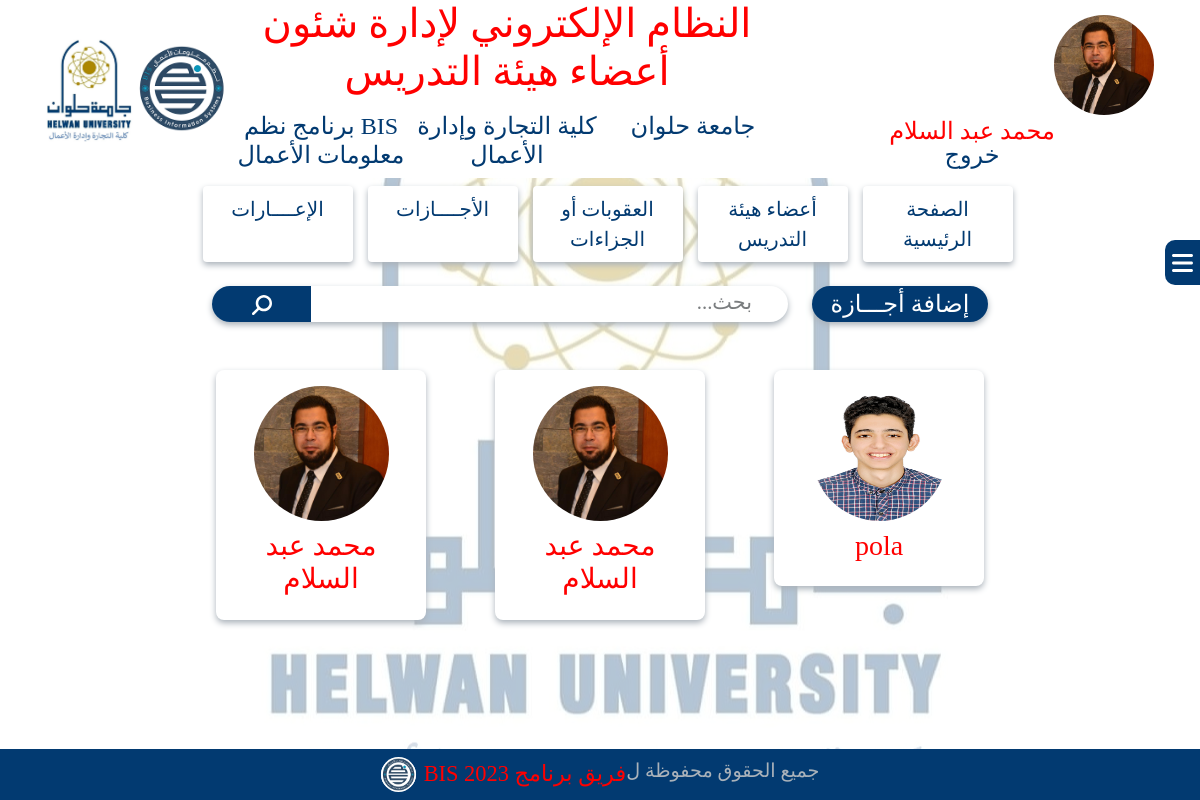
Page /system/vacations.php (signed in) on the earlier database version.
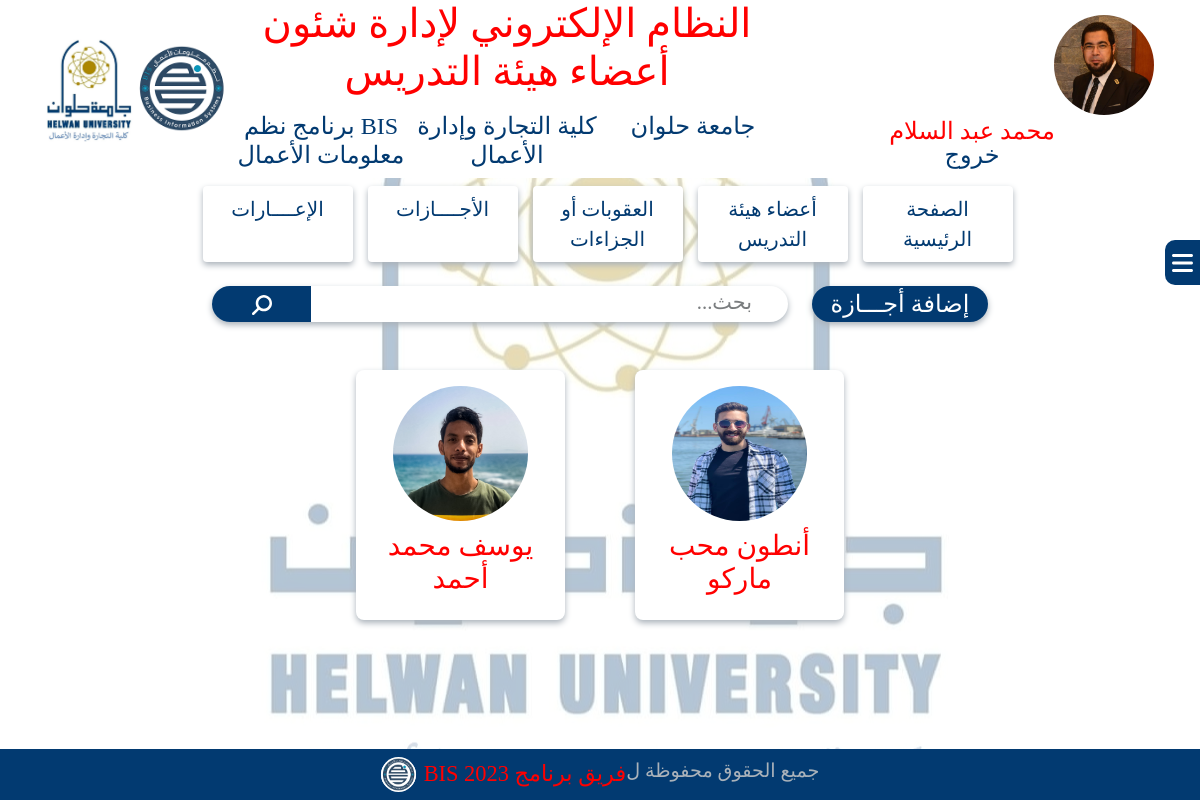
Same page on the later database version.
### tables this page shows
CREATE TABLE `p74_vacation_data` (
  `Vacation_id` int(11) NOT NULL,
  `doctorCodeInput` int(11) NOT NULL,
  `vacationDescription` varchar(255) NOT NULL,
  `startDate` date NOT NULL,
  `endDate` date NOT NULL,
  `vacationReason` text NOT NULL,
  `vacationFile` varchar(255) NOT NULL,
  `vacationNotes` text NOT NULL,
  `vacationDuration` varchar(11) NOT NULL
);

CREATE TABLE `doctors_account` (
  `DoctorCode` int(11) NOT NULL,
  `Doctor_ar_Name` varchar(255) NOT NULL,
  `Doctor_eng_Name` varchar(255) NOT NULL,
  `National_id` varchar(255) NOT NULL,
  `Mobile` varchar(255) NOT NULL,
  `Academic_Mail` varchar(255) NOT NULL,
  `Personal_Mail` varchar(255) NOT NULL,
  `Notes` text NOT NULL,
  `Doctor_image` varchar(255) NOT NULL,
  `Department_id` tinyint(4) NOT NULL,
  `uni_id` tinyint(4) NOT NULL,
  `Faculty_id` tinyint(4) NOT NULL,
  `Doctor_job_id` tinyint(4) NOT NULL,
  `date_of_birth` date NOT NULL,
  `hiring_date` date NOT NULL,
  `qualifications` text NOT NULL
);

### system/vacations.php (the view, shortened to what this page needs)
<!DOCTYPE html>
<html lang="ar">
<head>
    <link rel="stylesheet" href="../css/all.min.css">
    <link rel="stylesheet" href="../css/bootstrap.min.css">
    <link rel="stylesheet" href="../css/style.css">
</head>
<body class="body">
    <div class="bodyCover"></div>
    <?php
    include('header.php');
    ?>
    <div class="sidebarContainer">
        <?php
        include('sidebar.php');
        ?>
    </div>
    <div class="container-fluid mt-3">
        <div class="row align-items-center justify-content-center">
            <div class="col-md-2">
                <div class="addVacation">
                    <a href="addVacation.php" class="text-decoration-none text-white">
                        <button class="addVacationBtn rounded-pill w-100 border-0" id="addVacationBtn">إضافة أجـــازة </button>
                    </a>
                </div>
            </div>
            <div class="col-md-6">
                <div class="search position-relative">
                    <form action="" method="post" id="searchForm">
                        <input type="text" class="searchField form-control w-100 rounded-pill border-0" name="search" placeholder="بحث...">
                        <button type="submit" class="searchBtn rounded-start-pill">
                            <i class="fa-solid fa-magnifying-glass fa-rotate-90 fa-lg" style="color: #fff;"></i>
                        </button>
                    </form>
                </div>
            </div>
        </div>
    </div>
    <div class="container my-5">
        <div class="row gy-5 gx-0 justify-content-center " id="members">
            <?php
            if (isset($_POST['search'])) {
                $st = $_POST['search'];
                $myquery = "SELECT * FROM  p74_vacation_data INNER JOIN  doctors_account   ON DoctorCode=doctorCodeInput AND doctorNameInput like '%$st%'  ";
                $results = mysqli_query($bis, $myquery);
                while ($row = mysqli_fetch_array($results)) {
            ?>
                    <div class="col-md-3 d-flex justify-content-center">
                        <div class="memberContainer w-75">
                            <a href="vacationDetails.php?id=<?php echo $row['doctorCodeInput'] ?>" class="text-decoration-none">
                                <div class="member rounded-3 bg-white w-100 p-3 text-center mx-auto">
                                    <div class="memberImage rounded-circle mx-auto">
                                        <img src="../images/members/<?php echo $row['Doctor_image'] ?>" class="rounded-circle w-100 h-100 ratio-1x1" alt="">
                                    </div>
                                    <h3 class="mainTitle pt-2"><?php echo $row['Doctor_ar_Name'] ?></h3>
                                </div>
                            </a>
                        </div>
                    </div>
                <?php }
            } else {
                $myquery = "SELECT * FROM  p74_vacation_data INNER JOIN  doctors_account   ON DoctorCode=doctorCodeInput";
                $results = mysqli_query($bis, $myquery);
                while ($row = mysqli_fetch_array($results)) {
                ?>
                    <div class="col-md-3 d-flex justify-content-center">
                        <div class="memberContainer w-75">
                            <a href="vacationDetails.php?id=<?php echo $row['doctorCodeInput'] ?>" class="text-decoration-none">
                                <div class="member rounded-3 bg-white w-100 p-3 text-center mx-auto">
                                    <div class="memberImage rounded-circle mx-auto">
                                        <img src="../images/members/<?php echo $row['Doctor_image'] ?>" class="rounded-circle w-100 h-100 ratio-1x1" alt="">
                                    </div>
                                    <h3 class="mainTitle pt-2"><?php echo $row['Doctor_ar_Name'] ?></h3>
                                </div>
                            </a>
                        </div>
                    </div>
            <?php }
            } ?>
        </div>
    </div>
    <div class="fixedFooter position-fixed bottom-0 start-0 end-0 z-1">
        <?php
        include('footer.php');
        ?>
    </div>
</body>
</html>

### system/header.php (shortened to what this page needs)
<!DOCTYPE html>
<html lang="ar">
<head>
</head>
<body>
    <header>
        <div class="container bg-white">
            <div class="row gx-0 align-items-center justify-content-center">
                <div class="col-xxl-1 col-md col-3">
                    <div class="user pt-2 text-center">
                        <div class="userImage me-1">
                            <img src="../images/users/<?php echo $_SESSION['image'] ?>" class="w-100 h-100 ratio-1x1 rounded-circle" alt="user-image">
                        </div>
                        <p class="mainTitle fs-4 mb-0 mt-1 lh-1">
                            <?php echo $_SESSION['user_ar_name'] ?>
                        </p>
                        <a href="logout.php" class="mainText fs-4 text-decoration-none lh-1">خروج</a>
                    </div>
                </div>
                <div class="col-xxl-7 col-md-6 col-sm text-center">
                    <h1 class="mainTitle pb-2"> <?php echo $_SESSION['app_name']; ?> </h1>
                    <div class="row gx-0">
                        <h4 class="mainText col-xxl col-sm">
                            <?php echo $_SESSION['Uni_name']; ?> </h4>
                        <h4 class="mainText col-xxl col-sm"><?php echo $_SESSION['Faculty_name'] ?></h4>
                        <h4 class="mainText col-xxl col-sm"><?php echo $_SESSION['Program_name'] ?></h4>
                    </div>
                </div>
                <div class="col-xxl-1 col-sm-1">
                    <img src="../images/<?php echo $_SESSION['Program_logo'] ?>" class="w-100 logo" alt="BIS-LOGO">
                </div>
                <div class="col-xxl-1 col-sm-1">
                    <img src="../images/<?php echo $_SESSION['Faculty_Uni_logo'] ?>" class="w-100 logo" alt="Helwan-LOGO">
                </div>
            </div>
        </div>
        <nav class="navbar navbar-expand-lg">
            <div class="container-fluid">
                <div class="collapse navbar-collapse" id="navbarSupportedContent">
                    <ul class="navbar-nav mx-auto mb-2 mb-lg-0">
                        <li class="nav-item linkStyle">
                            <a class="nav-link fs-5" href="home.php">الصفحة الرئيسية</a>
                        </li>
                        <li class="nav-item linkStyle">
                            <a class="nav-link fs-5" href="members.php">أعضاء هيئة التدريس</a>
                        </li>
                        <li class="nav-item linkStyle">
                            <a class="nav-link fs-5" href="penalties.php">العقوبات أو الجزاءات</a>
                        </li>
                        <li class="nav-item linkStyle">
                            <a class="nav-link fs-5" href="vacations.php">الأجــــازات </a>
                        </li>
                        <li class="nav-item linkStyle">
                            <a class="nav-link fs-5" href="secondments.php">الإعــــارات </a>
                        </li>
                    </ul>
                </div>
            </div>
        </nav>
    </header>
</body>
</html>

### system/sidebar.php (shortened to what this page needs)
<!DOCTYPE html>
<html lang="ar">
<head>
</head>
<body>
    <div class="sidebar py-3" id="sidebar">
        <button class="sidebarButton d-flex align-items-center border-0" id="openBtn">
            <i class="fa-solid fa-bars fa-xl mx-auto" style="color: #ffffff;"></i>
        </button>
    </div>
</body>
</html>

### system/footer.php (shortened to what this page needs)
<!DOCTYPE html>
<html lang="ar">
<head>
</head>
<body>
    <footer>
        <div class="footer py-2 d-flex justify-content-center">
            <span>جميع الحقوق محفوظة ل </span>
            <a href="team.php">فريق برنامج BIS 2023</a>
            <div class="bisLogo d-flex align-items-center me-2">
                <img src="../images/program.png" alt="BIS-LOGO">
            </div>
        </div>
    </footer>
</body>
</html>

### css/style.css (style rules this page uses)
:root { --main-title: #f00; --main-text: #023A71; --subtext: #AAB2BA; }
* { font-family: "typesetting"; margin: 0; padding: 0; box-sizing: border-box; direction: rtl; }
.mainTitle { color: var(--main-title, #f00) }
.mainText { color: var(--main-text, #023A71) }
::placeholder { color: var(--subtext, #AAB2BA); opacity: 0.8 !important; font-size: 1.3rem; padding-right: 24px; }
.footer { background-color: var(--main-text, #023A71); }
.footer span { color: var(--subtext, #AAB2BA); font-size: 1.2rem; }
.footer a { text-decoration: none; color: var(--main-title, #f00); font-size: 1.4rem; }
.bisLogo { width: 35px; height: 35px; background-color: #fff; border-radius: 50%; }
.bisLogo img { width: 100%; border-radius: 50%; }
.nav-link { color: var(--main-text, #023A71); }
.linkStyle { color: var(--main-text, #023A71); text-align: center; width: 150px; background: #fff; border-radius: 4px; box-shadow: 0px 3px 6px #AAB2BA; margin-left: 15px; }
.body { background-image: url(../images/Facultylogo.jpg); background-repeat: no-repeat; background-position: center; background-attachment: fixed; }
.bodyCover { width: 100%; height: 100vh; background-color: #fff; opacity: 0.7; position: fixed; top: 0; bottom: 0; z-index: -9999; }
.addMemberBtn, .addPenaltyBtn, .addSecondmentBtn, .addVacationBtn, .updateJobGradeBtn, .CompleteDataBtn, .tableUpdateJobGradeBtn, .tableCompleteDataBtn, .updateMemberDataBtn, .tableDisplayBtn, .tableAddPenaltyBtn, .tableAddSecondmentBtn, .tableAddVacationBtn, .tableUpdateJobGradeBtn, .updatePenaltyBtn, .addVacationBtn, .updateVacationBtn, .addSecondmentBtn, .updateSecondmentBtn, .displayReport, .anotherReport, .tableDisplayBtn, .addUserBtn, .updateBtn, .updateSystemDataBtn, .updateSystemDataModalBtn { background-color: var(--main-text, #023A71); color: #fff; font-size: 1.5rem; box-shadow: 0px 3px 6px #AAB2BA; }
.searchField { box-shadow: 0px 3px 6px #AAB2BA; }
.searchBtn { width: 100px; height: 36px; border: none; background-color: var(--main-text, #023A71); padding: 5px 20px 0 20px; border-right: 1px solid #fff; text-align: center; position: absolute; top: 0; left: 0; }
.member { box-shadow: 0px 3px 6px #AAB2BA; cursor: pointer; }
.sidebarButton { width: 35px; height: 45px; background-color: var(--main-text, #023A71); border-radius: 10px 0px 0px 10px; position: absolute; top: 0; right: 100%; }
.sidebar { width: 20%; height: 70vh; background-color: var(--main-text, #023A71); position: relative; top: 0; right: 80%; }
.sidebarContainer { position: fixed; width: 100%; top: 30vh; right: -100%; z-index: 99999; }
.userImage { width: 100px; height: 100px; }
.memberImage { width: 135px; height: 135px; }
.fixedFooter { z-index: -1; }

Differences in the rows shown:
removed p74_vacation_data: doctorCodeInput.Doctor_image (picture), doctorCodeInput.Doctor_ar_Name "pola"
removed p74_vacation_data: doctorCodeInput.Doctor_image (picture), doctorCodeInput.Doctor_ar_Name "محمد عبد السلام"
removed p74_vacation_data: doctorCodeInput.Doctor_image (picture), doctorCodeInput.Doctor_ar_Name "محمد عبد السلام"
added p74_vacation_data: doctorCodeInput.Doctor_image (picture), doctorCodeInput.Doctor_ar_Name "أنطون محب ماركو"
added p74_vacation_data: doctorCodeInput.Doctor_image (picture), doctorCodeInput.Doctor_ar_Name "يوسف محمد أحمد"
